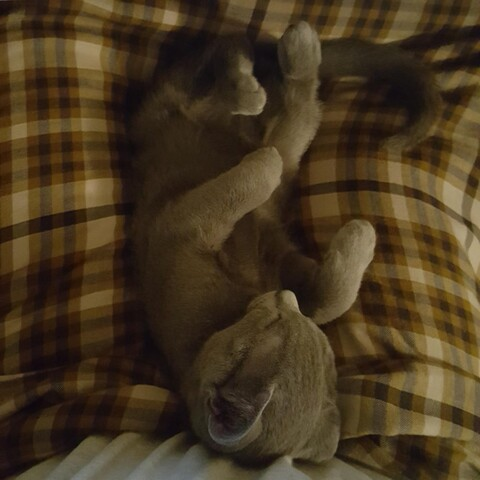
#> input picture 레포트3/howell.jpg, 480 x 480 px
$ python bitplane.py
#> lines starting #> are read from the running program, lines starting #| are printed output that depends on the picture
import cv2
import numpy as np


def gray_imload(path):  # 이미지로드
#> called with path = 'howell.jpg'
    return toGray(cv2.imread(path))

def toGray(img):
    row = np.shape(img)[0]
#> row = 480
    col = np.shape(img)[1]
#> col = 480
    new_img = np.zeros((row, col), np.uint8)
    for x in range(row):
        for y in range(col):
            new_img.itemset(x, y, sum(img[x, y])/3)     #rgb값을 합쳐 3으로나눔
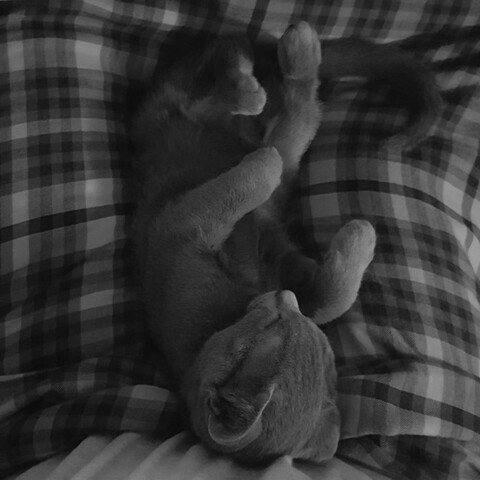
#> new_img: shape (480, 480); min 7, max 157, mean 51.8

    return new_img


def bitplane(img):
    row = np.shape(img)[0]
#> row = 480
    col = np.shape(img)[1]
#> col = 480
    imgs = []
    bit = 0b0000001         #8자리비트
    for _ in range(8):
        new_img = np.copy(img)

        for x in range(0, row):
            for y in range(0, col):
                new_img.itemset(x, y, img[x, y] & bit)          #&연산하여 하위 n비트획득
        imgs.append(new_img)                                    #비트플레인 획득
        bit <<= 1                   #왼쪽시프트하고
        bit += 1                    #1을더하여 하위비트를 1로채워나감
#> after the loop, bit = 511; imgs = 8 items

    return imgs


if __name__ == '__main__':
    img_src = gray_imload("howell.jpg")  # 그레이 이미지
    imgs = bitplane(img_src)            #비트플레인 리스트
#> imgs = 8 items
    cv2.imshow('src', img_src)
    for i, j in enumerate(imgs):
        cv2.imshow(f'{i+1}bit', j)
#> this loop made 8 passes
#> pass 1, `cv2.imshow(f'{i+1}bit', j)`:
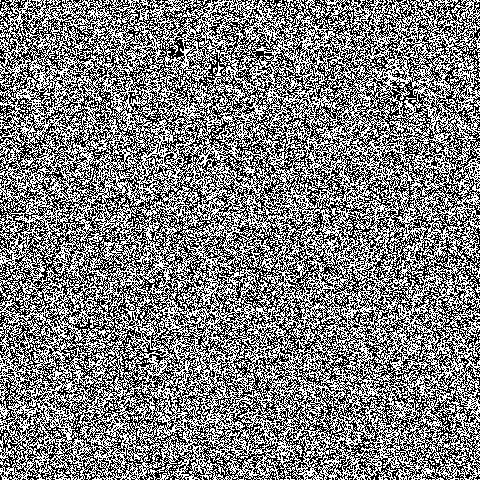
#> window '1bit': shape (480, 480); values 0 (black) and 1 (white), 49.9% white in thin lines or dots
#> pass 2, `cv2.imshow(f'{i+1}bit', j)`:
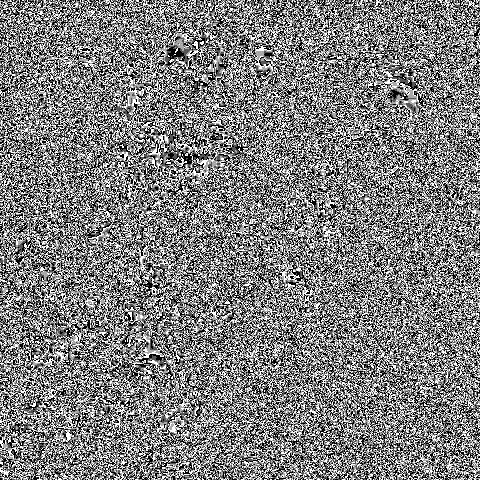
#> window '2bit': shape (480, 480); min 0, max 3, mean 1.5; drawn with min black and max white

    cv2.waitKey(0)
    cv2.destroyAllWindows()

$ run again, with 레포트3/bigwell.jpg copied over 레포트3/howell.jpg
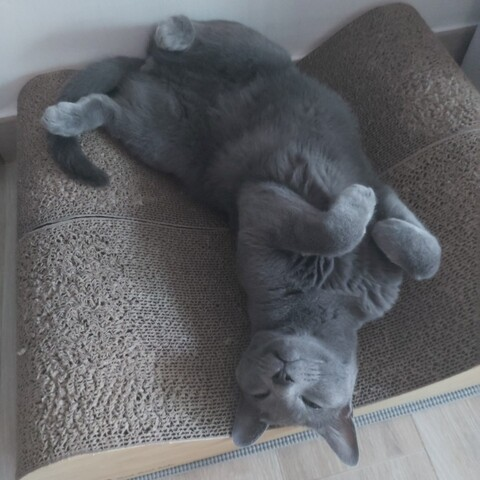
#> input picture 레포트3/bigwell.jpg, 480 x 480 px
#> in toGray, `row = np.shape(img)[0]`: row = 480
#> after the loop in bitplane, `for _ in range(8):`: bit = 511; imgs = 8 items
#> the loop `for i, j in enumerate(imgs):` made 8 passes
#> pass 1, `cv2.imshow(f'{i+1}bit', j)`:
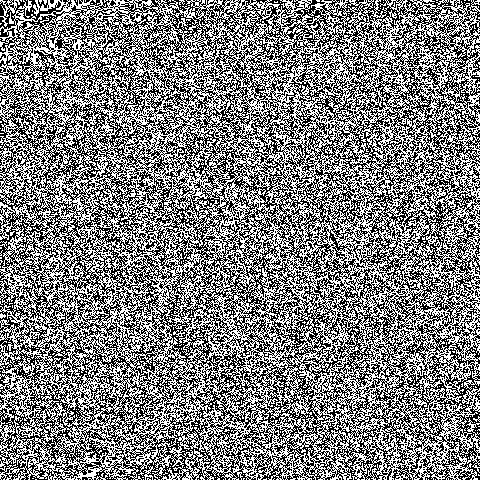
#> window '1bit': shape (480, 480); values 0 (black) and 1 (white), 49.9% white in thin lines or dots
#> pass 2, `cv2.imshow(f'{i+1}bit', j)`:
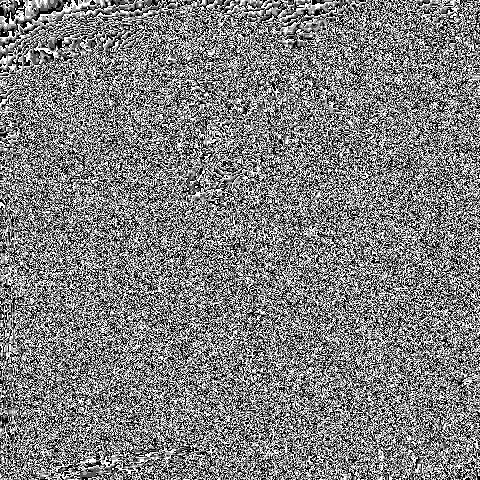
#> window '2bit': shape (480, 480); min 0, max 3, mean 1.5; drawn with min black and max white
